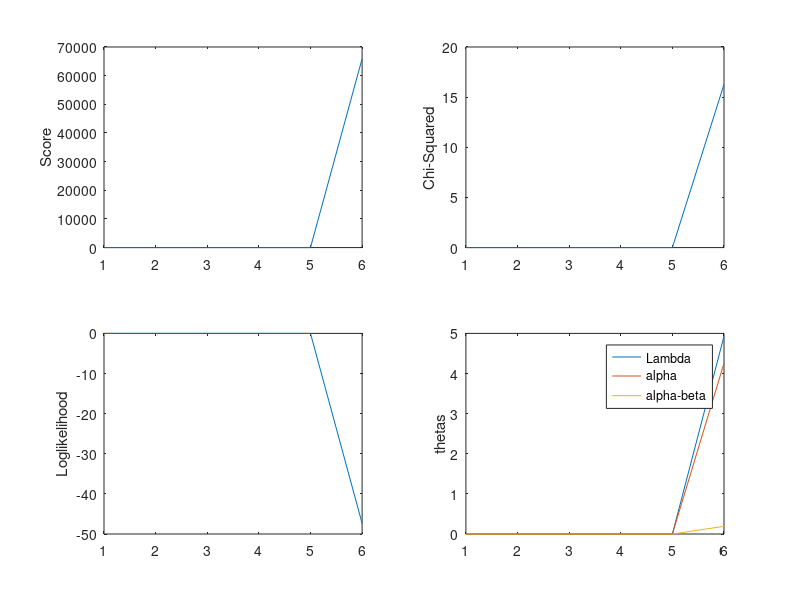

The MATLAB source for this figure:
% enter data from Emily
% imposes constraint on Lambda but leaves in the scoring
%used Genetics paper form to IRLS in Avise et al (1987)
% This model fixes the marginal row counts from each cross
clear all
N(1,1) = 103
N(1,2) = 167
N(1,3) = 126
N(2,1) = 142
N(2,2) =  86
N(2,3) =  58
N(3,1) = 170
N(3,2) = 108
N(3,3) =  88
NN = 0
k = 0
m = 7
for i=1:3
    for j=1:3
        k = k + 1
         O(k) = log(N(i,j));
        NN = NN + N(i,j);
    end
end
for i=1:3
    NR(i) = 0
    for j=1:3
        NR(i) = NR(i) + N(i,j)
    end
end
% use regression to initialize IRLS
X = [ 1 0 0 1 -1 0 1 0 0; 1 0 0 -1 1 0 1 0 0; 1 0 0 -1 -1 0 -1 0 0; 0 1 0 0 -1 -1 0 -1 1; 0 1 0 0 1 -1 0 1 0; 0 1 0 0 -1 1 0 1 0; 0 0 1 1 0 -1 0 0 1; 0 0 1 -1 0 -1 0 0 -1; 0 0 1 1 0 -1 0 0 1]
X = [ 1 1 -1 0 1 0 0; 1 -1 1 0 1 0 0; 1 -1 -1 0 -1 0 0; 1 0 -1 -1 0 -1 1; 1 0 1 -1 0 1 0; 1 0 -1 1 0 1 0; 1 1 0 -1 0 0 1; 1 -1 0 -1 0 0 -1; 1 1 0 -1 0 0 1]
X = [ 1 0 0 -1 0 0 0; 1 0 0 1 0 0 0; 1 0 0 -1 0 0 0; 0 1 0 -1 -1 -1 0; 0 1 0 1 -1 1 0; 0 1 0 -1 1 -1 0; 0 0 1 0 -1 0 -1; 0 0 1  0 -1 0 -1; 0 0 1 0 1 0 1]
H = X'*X
O = O'
theta0 = inv(H)*X'*O
Pred = (X*theta0)
Exp=exp(Pred)
Obs=exp(O)
X2 = 0;
for i=1:9
    X2 = X2 + ((Obs(i))-Exp(i))^2/Exp(i)
end
for i=1:3
      k = 3*(i-1)
    ER(i) = 0
    for j=1:3
        ER(i) = ER(i) + Exp(k+j)
    end
end
'initial',X2,theta0
%IRLS
beta = theta0
iter = 100
%start IRLS
error = 1000
while error > 10^-8
   % calculate Ks from model and parameters
K = exp(X*beta)
for i=1:3
   k = 3*(i-1)
   for j=1:3
       K(k+j) = K(k+j)/NR(i)
   end
end
    A = diag(K)
    A = inv(A)
   
         info = X'*A*X
         info = NN*info
         VAR = inv(info)
         S = A*O
         Y = S + NN*A*X*beta
         betastar=VAR*X'*Y
        Pred = (X*betastar)
        Exp = exp(Pred)
        for i=1:3
      k = 3*(i-1)
      % calculate expected marginal counts for each cross
    ER(i) = 0;
    for j=1:3
        ER(i) = ER(i) + Exp(k+j);
    end
        end
% After getting expected margins, update the betastar to enforce these
% margins
         for i=1:3
    betastar(i)=betastar(i) - log(ER(i)/NR(i));
         end
    % update predictions once the margins are enforced for each cross
      Pred = (X*betastar)
        Exp = exp(Pred)   
%calculate error in marginal counts of crosses
        diff = ER(1) -NR(1) + ER(2) - NR(2) + ER(3) - NR(3)
        Obs=exp(O)
        X2 = 0;
        for i=1:9
            X2 = X2 +(Obs(i)-Exp(i))^2/Exp(i);
        end
        k
        X2
        chisq(k) = X2;
        error = (betastar-beta)'*(betastar-beta)
        rel = (beta)'*(beta)
        error = error/rel
        beta = betastar;
        for i=1:m
            sd(i) = sqrt(VAR(i,i));
        end
        sdd = sd'
        parameters = [beta,sdd]
        Score(k) = sum(X'*Y);
        lnL=0;
        for i=1:9
            lnL = lnL + O(i)*log(K(i));
        end
        Like(k) = lnL;
        beta1(k) = beta(1);
        beta2(k) = beta(2);
        beta4(k) = beta(4);
        
end
subplot(2,2,1)
plot(1:k,Score)
ylabel('Score')
subplot(2,2,2)
plot(1:k,chisq)
ylabel('Chi-Squared')
subplot(2,2,3)
plot(1:k,Like)
ylabel('Loglikelihood')
subplot(2,2,4)
xx=1:k;
plot(xx,beta1,xx,beta2,xx,beta4)
legend('Lambda','alpha','alpha-beta')
ylabel('thetas')